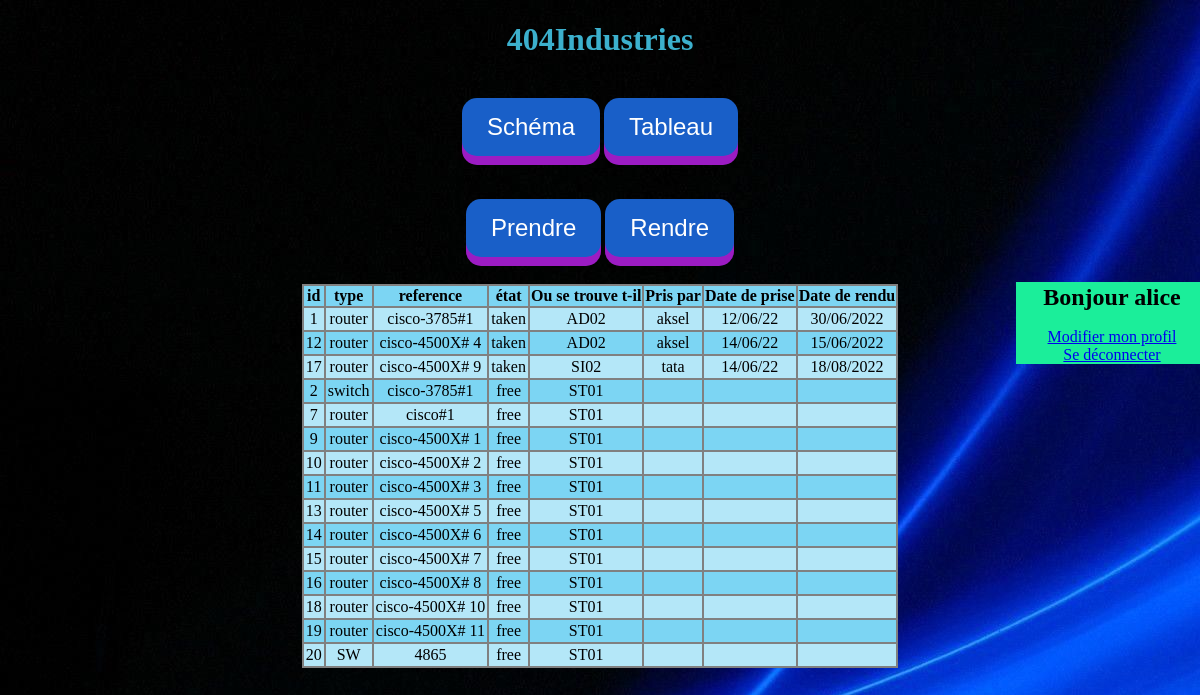
The page / (signed in) on the database its author committed.
### tables this page shows
CREATE TABLE "journal" (
"id" integer NOT NULL,
"hardware" varchar(24) NOT NULL,
"reference" varchar(50) NOT NULL,
"state"varchar(4) NOT NULL,
"where"varchar(4) NOT NULL,
"by_who" varchar(24) DEFAULT NULL,
"date_take"datetime DEFAULT NULL,
"date_rendering" datetime DEFAULT NULL,
PRIMARY KEY("id" AUTOINCREMENT)
);

### funcs.php (called while the page is built, shortened)
<?php
function cbGetValue($array,$name,$default='') {
  if (isset($array[$name])) return $array[$name];
  else return $default;
}
?>

### funcs-afficheDataTable.php (the view, shortened to what this page needs)
<?php
function afficheTH($val) {
  printf("<th>%s</th>\n",$val);
}
function afficheTD($val) {
  printf("<td>%s</td>\n",$val);
}
?>

### index.php (shortened to what this page needs)
<?php
require_once('funcs-userAdd&Del.php');
require_once('funcs-view.php');
$action=cbGetValue($_REQUEST,'action');
  switch($action) {
    default: grid();break;
  }
?>

### funcs-view.php (shortened to what this page needs)
<?php
function grid (){
    global $pdo;
    $stmt=$pdo->prepare('SELECT * FROM "journal" ORDER BY "date_rending","where","by_who" ASC ');
  if ($stmt->execute()) {
    printf("<table>\n");
    $entete=false;
    while ($row=$stmt->fetch()) {
      if(!$entete) {
        $entete=true;
        printf("<tr>");
        afficheTH('id');
        printf("</tr>\n");
      }
      printf("<tr>");
      $id=cbGetValue($row,'id');
      afficheTD($id);
      printf("</tr>\n");
    }
    printf("</table>\n");
  }
}
?>

### webStyle.css (style rules this page uses)
html { background-color: black ; color:#3CB0CD; background-image:url(images/background2.jpg); background-repeat:no-repeat; }
body { text-align:center; }
h2 { text-align:center;margin:0;padding:2px; }
table { margin:2px auto 2px auto; background-color:gray; color : black }
td { padding:2px; }
tr:nth-child(even) { background-color:#B4E7F8; }
tr:nth-child(odd) { background-color:#7CD5F3; }
.button { display: inline-block; padding: 15px 25px; font-size: 24px; cursor: pointer; text-align: center; text-decoration: none; outline: none; color: #fff; background-color: rgb(25, 95, 200); border: none; border-radius: 15px; box-shadow: 0 9px rgb(156, 28, 195); margin-bottom: 25px; }
#content { position:static; }
#latt-control { position:fixed; margin-left:84%; padding-bottom:15px; width: 16%; color : black; }
.subTitle { margin-bottom:15px; }
#user-info { background-color:#1bee9a; margin-bottom:35px; }

### rows shown on the page
journal: val "id type reference état Ou se trouve t-il Pris par Date de prise Date de rendu", id "1 router cisco-3785#1 taken AD02 aksel 12/06/22 30/06/2022"
journal: id "12 router cisco-4500X# 4 taken AD02 aksel 14/06/22 15/06/2022"
journal: id "17 router cisco-4500X# 9 taken SI02 tata 14/06/22 18/08/2022"
journal: id "2 switch cisco-3785#1 free ST01"
journal: id "7 router cisco#1 free ST01"
journal: id "9 router cisco-4500X# 1 free ST01"
journal: id "10 router cisco-4500X# 2 free ST01"
journal: id "11 router cisco-4500X# 3 free ST01"
journal: id "13 router cisco-4500X# 5 free ST01"
journal: id "14 router cisco-4500X# 6 free ST01"
journal: id "15 router cisco-4500X# 7 free ST01"
journal: id "16 router cisco-4500X# 8 free ST01"
journal: id "18 router cisco-4500X# 10 free ST01"
journal: id "19 router cisco-4500X# 11 free ST01"
journal: id "20 SW 4865 free ST01"
